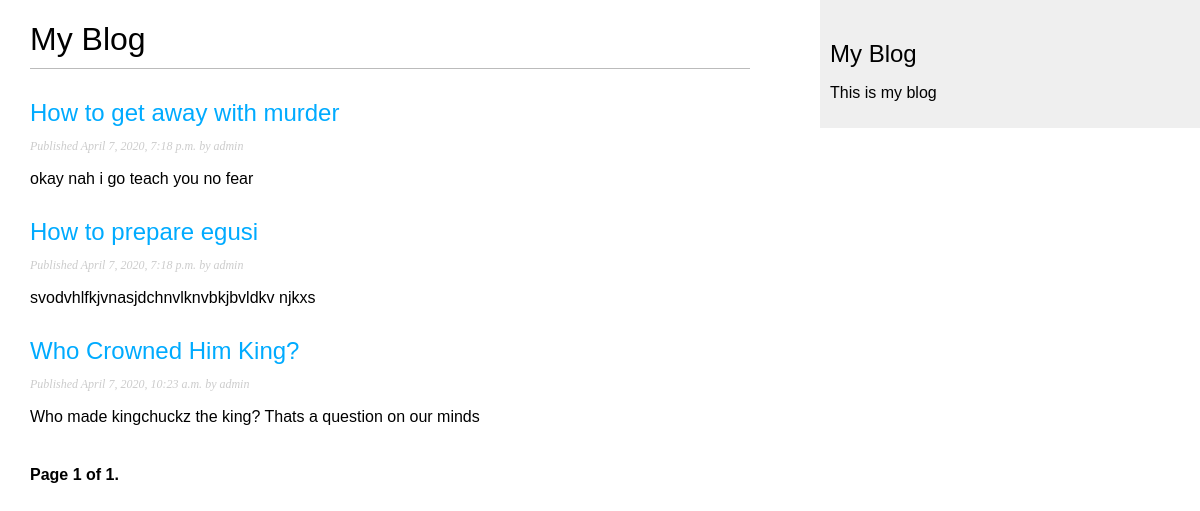
Screenshot of /blog/ with the database file from the repository.
### blog/models.py (models this page shows, shortened)
class Post(models.Model):
	STATUS_CHOICES = (
		('draft', 'Draft'),
		('published', 'Published'),
	)
	title = models.TextField()
	slug = models.SlugField(max_length=250, unique_for_date='publish')
	author = models.ForeignKey(User, on_delete=models.CASCADE, related_name='blog_posts')
	body = models.TextField()
	publish = models.DateTimeField(default=timezone.now())
	created = models.DateTimeField(auto_now_add=True)
	updated = models.DateTimeField(auto_now_add=True)
	status = models.CharField(max_length=10, choices=STATUS_CHOICES, default='draft')
	objects = models.Manager()
	published = PublishedManager()
	def get_absolute_url(self):
		return reverse('blog:post_detail',
					   args=[self.publish.year, self.publish.month, self.publish.day, self.slug])
	class Meta:
		ordering = ('-publish',)

### blog/views.py (the view)
# urls.py: path('', views.PostListView.as_view(), name='post_list'),
class PostListView(ListView):
	queryset = Post.published.all()
	context_object_name = 'posts'
	paginate_by = 3
	template_name = 'blog/post/list.html'

### blog/templates/blog/post/list.html (shortened to what this page needs)
{% extends "blog/base.html" %}
{% block content %}
    <h1>My Blog</h1>
    {% for post in posts %}
        <h2>
            <a href="{{ post.get_absolute_url }}">
                {{ post.title }}
            </a>
        </h2>
        <p class="date">
            Published {{ post.publish }} by {{ post.author }}
        </p>
        {{ post.body|truncatewords:30|linebreaks }}
    {% endfor %}
    {% include "pagination.html" with page=page_obj  %}
{% endblock %}

### blog/static/css/blog.css (style rules this page uses)
body { margin:0; padding:0; font-family:helvetica, sans-serif; }
a { color:#00abff; text-decoration:none; }
h1 { font-weight:normal; border-bottom:1px solid #bbb; padding:0 0 10px 0; }
h2 { font-weight:normal; margin:30px 0 0; }
p.date { color:#ccc; font-family: georgia, serif; font-size: 12px; font-style: italic; }

### rows the page displays
Post: title "How to get away with murder", publish "April 7, 2020, 7:18 p.m.", author "admin", body "okay nah i go teach you no fear"
Post: title "How to prepare egusi", publish "April 7, 2020, 7:18 p.m.", author "admin", body "svodvhlfkjvnasjdchnvlknvbkjbvldkv njkxs"
Post: title "Who Crowned Him King?", publish "April 7, 2020, 10:23 a.m.", author "admin", body "Who made kingchuckz the king? Thats a question on our minds"

### other values shown
{{ page.number }} "1"
{{ page.paginator.num_pages }} "1"
